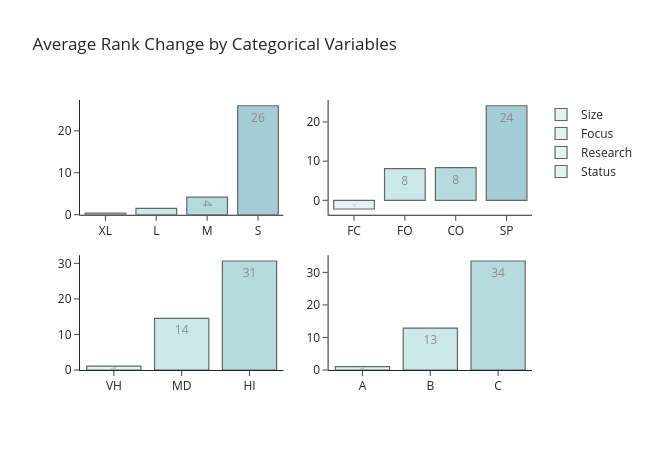

Notebook source saved alongside this figure:
### Markdown cell above
- Jordan and Bangladesh emerged as the most improved nations, with substantial average rank increases of about 154 and 137, respectively. Conversely, Western nations such as France and the United States experienced the most pronounced declines, dropping 34 and 27 positions on average.
- Middle Eastern and South Asian countries dominate the positive growth segment, led by Jordan's 154-point surge. In contrast, the negative spectrum is characterized by established economies, with France seeing the sharpest decrease (-34).

### Code cell
row_n = 2
col_n = 2

fig = make_subplots(rows = row_n, cols = col_n)
change_by_size = df.groupby('SIZE')['Rank_Change'].mean().sort_values()
change_by_focus = df.groupby('FOCUS')['Rank_Change'].mean().sort_values()
change_by_rs = df.groupby('RES.')['Rank_Change'].mean().sort_values()
change_by_status = df.groupby('STATUS')['Rank_Change'].mean().sort_values()
change_by_categories = [change_by_size, change_by_focus, change_by_rs, change_by_status]

for i, col in enumerate(categorical_labels):
    fig.add_trace(
        go.Bar(
            x = change_by_categories[i].index.astype('str'), 
            y = change_by_categories[i].values, 
            name = col, 
            text = np.round(change_by_categories[i].values), 
            textposition = 'inside', 
            marker_color = px.colors.sequential.Teal), 
        row = int(i/col_n)+1, col = int(i%col_n)+1)

fig.update_layout(
    title_text = 'Average Rank Change by Categorical Variables', 
    template = 'simple_white', 
    height = 450, 
    width = 650)

fig.update_traces(
    marker_line_color = 'black', 
    marker_line_width = 1.2, 
    opacity = 0.6)

fig.show()

### Figure 1 — Plotly figure (JSON) as saved in the notebook; plotly's stock layout.template omitted (floating-point values rounded to 4 significant figures)
{"data": [{"marker": {"color": ["rgb(209, 238, 234)", "rgb(168, 219, 217)", "rgb(133, 196, 201)", "rgb(104, 171, 184)", "rgb(79, 144, 166)", "rgb(59, 115, 143)", "rgb(42, 86, 116)"], "line": {"color": "black", "width": 1.2}}, "name": "Size", "opacity": 0.6, "text": [0, 2, 4, 26], "textposition": "inside", "type": "bar", "x": ["XL", "L", "M", "S"], "xaxis": "x", "y": [0.371, 1.532, 4.186, 25.97], "yaxis": "y"}, {"marker": {"color": ["rgb(209, 238, 234)", "rgb(168, 219, 217)", "rgb(133, 196, 201)", "rgb(104, 171, 184)", "rgb(79, 144, 166)", "rgb(59, 115, 143)", "rgb(42, 86, 116)"], "line": {"color": "black", "width": 1.2}}, "name": "Focus", "opacity": 0.6, "text": [-2, 8, 8, 24], "textposition": "inside", "type": "bar", "x": ["FC", "FO", "CO", "SP"], "xaxis": "x2", "y": [-2.221, 8.094, 8.327, 24.15], "yaxis": "y2"}, {"marker": {"color": ["rgb(209, 238, 234)", "rgb(168, 219, 217)", "rgb(133, 196, 201)", "rgb(104, 171, 184)", "rgb(79, 144, 166)", "rgb(59, 115, 143)", "rgb(42, 86, 116)"], "line": {"color": "black", "width": 1.2}}, "name": "Research", "opacity": 0.6, "text": [1, 14, 31], "textposition": "inside", "type": "bar", "x": ["VH", "MD", "HI"], "xaxis": "x3", "y": [1.101, 14.5, 30.66], "yaxis": "y3"}, {"marker": {"color": ["rgb(209, 238, 234)", "rgb(168, 219, 217)", "rgb(133, 196, 201)", "rgb(104, 171, 184)", "rgb(79, 144, 166)", "rgb(59, 115, 143)", "rgb(42, 86, 116)"], "line": {"color": "black", "width": 1.2}}, "name": "Status", "opacity": 0.6, "text": [1, 13, 34], "textposition": "inside", "type": "bar", "x": ["A", "B", "C"], "xaxis": "x4", "y": [1.048, 12.86, 33.5], "yaxis": "y4"}], "layout": {"height": 450, "title": {"text": "Average Rank Change by Categorical Variables"}, "width": 650, "xaxis": {"anchor": "y", "domain": [0, 0.45]}, "xaxis2": {"anchor": "y2", "domain": [0.55, 1]}, "xaxis3": {"anchor": "y3", "domain": [0, 0.45]}, "xaxis4": {"anchor": "y4", "domain": [0.55, 1]}, "yaxis": {"anchor": "x", "domain": [0.575, 1]}, "yaxis2": {"anchor": "x2", "domain": [0.575, 1]}, "yaxis3": {"anchor": "x3", "domain": [0, 0.425]}, "yaxis4": {"anchor": "x4", "domain": [0, 0.425]}}}
